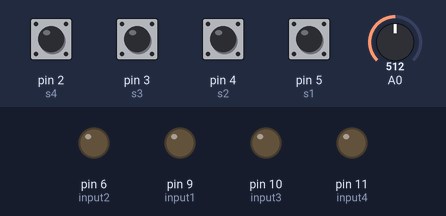
A sketch run on a simulated Arduino Uno, built with avr-gcc and run on an emulated ATmega328P. Shown: output pins drawn as LEDs (lit = HIGH). Inputs (shaded band) come from the test bench; at power-on: pin 2 (s4), pin 3 (s3), pin 4 (s2), pin 5 (s1) HIGH, A0 = 512.

Above: at 1.2 s.
1.3 s: pin 2 (s4) pulled LOW for 0.15 s
At 1.37 s:
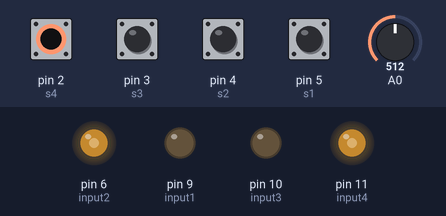
2.9 s: pin 3 (s3) pulled LOW for 0.15 s
At 2.97 s:
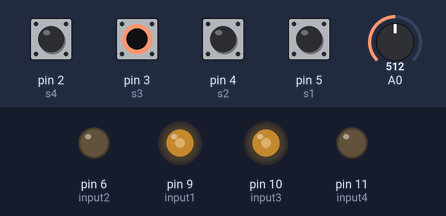
4.5 s: pin 4 (s2) pulled LOW for 0.15 s
At 4.57 s:
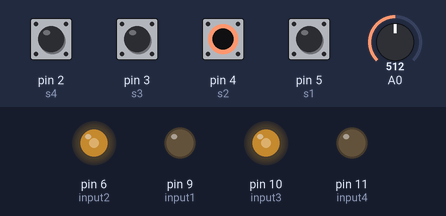
6.1 s: pin 5 (s1) pulled LOW for 0.15 s
At 6.17 s:
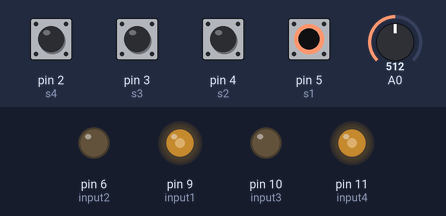
7.7 s: pin 2 (s4) pulled LOW for 1 s
At 9.8 s:
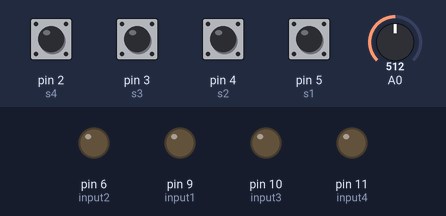
Timing chart, 0 to 11.2 s (numbered marks = the images above; inputs shaded):
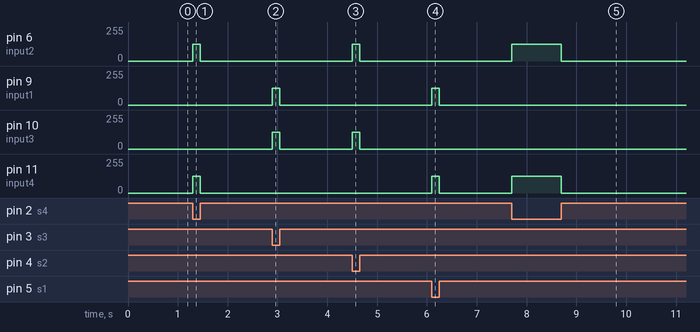

The sketch:

R3-SoftwareTraining-VincentJung.ino
```cpp
int input1 = 9;
int input2 = 6;
int input3 = 10;
int input4 = 11;
//initializing the input pins on the motor controller with digital pwm pins in arduino
int s1 = 5;
int s2 = 4;
int s3 = 3;
int s4 = 2;
//initializing the dipswitch to digital pins in arduino
int motorpwm = 0;

int s1state;
int s2state;
int s3state;
int s4state;
//initializing additional variables
void setup()
{
  pinMode(input1, OUTPUT);
  pinMode(input2, OUTPUT);
  pinMode(input3, OUTPUT);
  pinMode(input4, OUTPUT);
  pinMode(s1, INPUT_PULLUP);
  pinMode(s2, INPUT_PULLUP);
  pinMode(s3, INPUT_PULLUP);
  pinMode(s4, INPUT_PULLUP);
  pinMode(A0, INPUT_PULLUP);
  //input pullup required for switches to be at LOW when toggled on.
}

void loop()
{
  s1state = digitalRead(s1);
  s2state = digitalRead(s2);
  s3state = digitalRead(s3);
  s4state = digitalRead(s4);
  //setting the state of each switch to a variable
  int pot = analogRead(A0);
  //setting the potentiometer value to variable
  motorpwm = map(pot,1023,1,0,255);
  //mapping the potentiometer value from 0 to 1023 to 0 to 255
  if(s1state == LOW && s2state == HIGH && s3state == HIGH && s4state == HIGH)
  {
    analogWrite(input1, motorpwm);
    analogWrite(input4, motorpwm);
    //this is for when only switch 1 when is on to make rover go forward
  }
  else if(s1state == HIGH && s2state == LOW && s3state == HIGH && s4state == HIGH)
  {
    analogWrite(input2, motorpwm);
    analogWrite(input3, motorpwm);
    //this is for when only switch 2 when is on to make rover go backward
  }
   else if(s1state == HIGH && s2state == HIGH && s3state == LOW && s4state == HIGH)
  {
    analogWrite(input1, motorpwm);
    analogWrite(input3, motorpwm);
     //this is for when only switch 3 when is on to make rover turn left
  }
   else if(s1state == HIGH && s2state == HIGH && s3state == HIGH && s4state == LOW)
  {
    analogWrite(input2, motorpwm);
    analogWrite(input4, motorpwm);
     //this is for when only switch 4 when is on to make rover turn right
  }
  else
  {
    analogWrite(input1, 0);
    analogWrite(input2, 0);
    analogWrite(input3, 0);
    analogWrite(input4, 0);
    //this covers the event of no switch or multiple switches being on at the same time casuing motor to stop
  }

}
```

Measured:
- after the input at 1.3 s, pin 6 (input2), pin 11 (input4): 0/255 → 127/255 at once, → 0/255 0.15 s later
- after the input at 2.9 s, pin 9 (input1), pin 10 (input3): 0/255 → 127/255 at once, → 0/255 0.15 s later
- after the input at 4.5 s, pin 6 (input2), pin 10 (input3): 0/255 → 127/255 at once, → 0/255 0.15 s later
- after the input at 6.1 s, pin 9 (input1), pin 11 (input4): 0/255 → 127/255 at once, → 0/255 0.15 s later
- after the input at 7.7 s, pin 6 (input2), pin 11 (input4): 0/255 → 127/255 at once, → 0/255 1.0 s later
